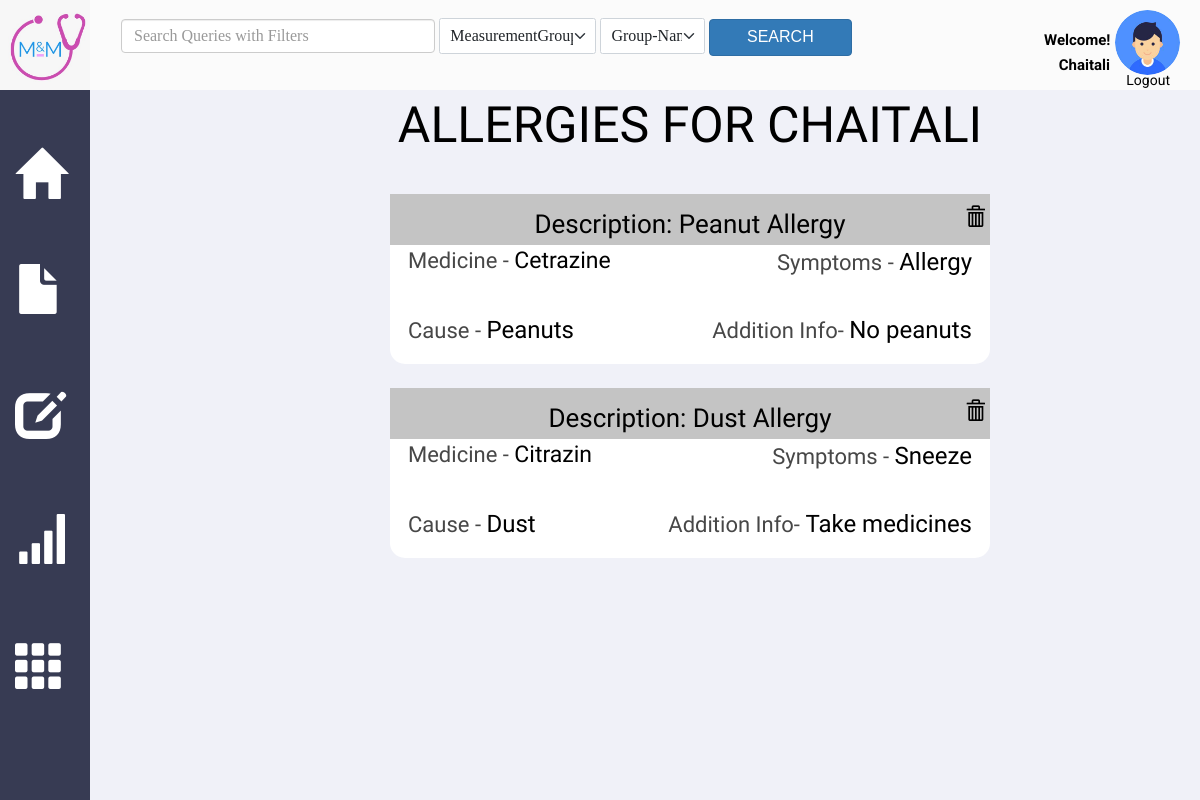
The app's page /allergy/view/ (signed in) with its own data.
### Allergies/models.py (models this page shows)
class Allergy(models.Model):
    description = models.CharField(max_length=200)
    cause = models.CharField(max_length=200)
    symptoms = models.TextField(max_length=200)
    additional_notes = models.TextField(max_length=200)
    medicine = models.CharField(max_length=100) # models.ForeignKey()
    user = models.ForeignKey(User,on_delete=models.CASCADE)

### Allergies/views.py (the view)
# urls.py: path('view/', views.view_allergy, name='view_allergy'),
def view_allergy(request):
    allergy = Allergy.objects.filter(user=request.user)
    count = allergy.count()
    return render(request, "Allergies/view-allergy.html", {'allergy': allergy, 'count': count})

### Allergies/templates/Allergies/view-allergy.html (shortened to what this page needs)
{% extends 'base_page.html' %}
{% load static %}
{% block content %}
	<div class="v553_87">
		<div class="allergy_for">
			Allergies for {{user}}
		</div>
		{% for alr in allergy %}
		<div class="allergy_box">
			<div class="ww">
			</div>
			<span class="allergy_desc">
				Description: {{alr.description}}
				<a href="/allergy/delete/{{ alr.pk }}/" style="text-decoration: none; color: inherit;"
					onclick="return confirmation()">
					<span class="glyphicon glyphicon-trash" id="delete-icon"></span>
				</a>
			</span>
			<span class="allergy_medicine">
				<span class="medicine_label">
					Medicine -
				</span>
				<span class="medicine_name">
					{{alr.medicine}}
				</span>
			</span>
			<span class="allergy_symptom">
				<span class="symptom_label">
					Symptoms -
				</span>
				<span class="symptom_name">
					{{ alr.symptoms }}
				</span>
			</span>
			<span class="allergy_cause">
				<span class="cause_label">
					Cause -
				</span>
				<span class="cause_name">
					{{ alr.cause }}
				</span>
			</span>
			<span class="allergy_info">
				<span class="info_label">
					Addition Info-
				</span>
				<span class="info_name">
					{{alr.additional_notes}}
				</span>
			</span>
		</div>
		{% endfor %}
	</div>
{% endblock %}

### UserProfile/templates/base_page.html (shortened to what this page needs)
{% load static %}
<!DOCTYPE html>
<html>
    <head>
        <link href="{% static 'css/base_page.css' %}" rel="stylesheet" />
        <link href="{% static 'css/medicines_main.css' %}" rel="stylesheet" />
        <link href="{% static 'css/show_med.css' %}" rel="stylesheet"/>
        <link href="{% static 'css/dashboard1.css' %}" rel="stylesheet" />
        <link href="{% static 'css/allergy_form.css' %}" rel="stylesheet" />
        <link href="{% static 'css/allergy_main.css' %}" rel="stylesheet"/>
        <link href="{% static 'css/report_view.css' %}" rel="stylesheet" />
        <link href="{% static 'css/report_form.css' %}" rel="stylesheet" />
        <link href="{% static 'css/record_view.css' %}" rel="stylesheet" />
        <link href="{% static 'css/record_form.css' %}" rel="stylesheet" />
        <link href="{% static 'css/measurement.css' %}" rel="stylesheet" />
        <link href="{% static 'css/measurement_group_form.css' %}" rel="stylesheet" />
        <link href="{% static 'css/medicine_form.css' %}" rel="stylesheet" />
        <link href="{% static 'css/chart.css' %}" rel="stylesheet" />
        <link href="{% static 'css/blog.css' %}" rel="stylesheet" />
        <link rel="stylesheet" href="https://maxcdn.bootstrapcdn.com/bootstrap/3.3.7/css/bootstrap.min.css">
        <link href="{% static 'css/add_files.css' %}" rel="stylesheet" />
        <link href="{% static 'css/view_record.css' %}" rel="stylesheet" />
        <link href="{% static 'css/view_allergy.css' %}" rel="stylesheet" />
        <link href="{% static 'css/view_report.css' %}" rel="stylesheet" />
        <link href="https://cdn.jsdelivr.net/npm/bootstrap@5.0.0/dist/css/bootstrap.min.css" rel="stylesheet">
        <link rel="stylesheet" href="https://maxcdn.bootstrapcdn.com/bootstrap/3.3.7/css/bootstrap.min.css">
        <link rel="stylesheet" href="https://maxcdn.bootstrapcdn.com/bootstrap/3.4.0/css/bootstrap.min.css">
        <link rel="stylesheet" href="https://maxcdn.bootstrapcdn.com/bootstrap/3.4.0/css/bootstrap.min.css">
    </head>
    <body>
        <div class="v414_65">
            <div class= "upper_bar">
            <div class="search_form">
            <nav class="navbar navbar-expand-lg navbar-light bg-transparent" >
              <div class="container-fluid">
                  <div class="collapse navbar-collapse" id="navbarSupportedContent">
                  <form action="{% url 'search' %}" method="GET">
                    <input type="text" class="form-control" style="max-width: 30%; font-family: Georgia; font-size: 2vh;" name="search-query" id="search-query" placeholder="Search Queries with Filters">
                    <select class="form-select form-select-lg mb-3" style="font-family: Georgia; font-size: 2vh; max-width: 15%; display: inline;" id="search-for" onchange="setAttributesForModel()" name="search-for">
                        <option value="MeasurementGroup">MeasurementGroup</option>
                    </select>
                    <select class="form-select form-select-lg mb-3" style="font-family: Georgia; font-size: 2vh; max-width: 10%; display: inline;" id="search-by" name="search-by" onchange="setPlaceholders()">
                        <option class="attributes MeasurementGroup" value="Group-Name">Group-Name</option>
                    </select>
                    <button class="btn btn-primary" type="submit" onclick="btnclicked()" style="font-family: Helvetica; font-size: 2vh; max-width: 142.5px; display: inline;">Search</button>
                  </form>
                </div>
              </div>
            </nav>
        </div>
            </div>
            <div class="v414_66"></div>
                <a class="glyphicon glyphicon-home" href="/dashboard" id= "icon0" title="Dashboard"> </a>
                <a class="glyphicon glyphicon-file" href="/record/add" id= "icon1" title="Add Record"> </a>
                <a class="glyphicon glyphicon-edit" href="/report/add" id="icon2" title="Add Report"></a>
                <a class="glyphicon glyphicon-signal" href="/measure/add-measurement/" id="icon3" title="Add Measurements"></a>
                <a class="glyphicon glyphicon-th" href="/medicine/" id="icon4" title="Your Medicines"></a>
            <div class="v414_71">
                {% block content %}
                {% endblock content%}
            </div>
            <a class="v414_73" href="/dashboard"></a>
            </div>
            <div class="v414_88">
            </div>
                            <span class="v414_90">Welcome!</span>
                {% if user.is_authenticated %}
                <span class="name"> <span class="v414_89">{{user}}</span></span>
                    <span class="v277_74">
                    <a class="" style = " font-weight: Medium ; color: black; font-family: "Roboto" ; font-size: 14px" href="/logout">Logout</a>
                    </span>
                {% else %}
                    <span class="v277_74">
                    <a class="" style = " font-weight: Medium ; color: black; font-family: "Roboto" ; font-size: 14px" href="/login">Login</a>
                    </span>
                {% endif %}
    </body>
</html>

### static/css/base_page.css (style rules this page uses)
* { box-sizing: border-box; }
body { font-size: 14px; background: rgba(255,255,255,1); }
.search_form { margin-left: 90px; margin-top: 12px; min-width: 750px; }
.upper_bar { background: rgb(251 251 251); width: 100%; height: 100px; position: absolute; }
.v414_65 { width: 100%; height: 100%; background: rgb(240,242,249); opacity: 1; position: absolute; top: 0px; left: 0px; overflow: hidden; }
.v414_66 { width: 90px; height: 100%; background: rgba(55,59,83,1); opacity: 1; position: absolute; top: 90px; left: 0px; overflow: hidden; }
.name { color: #fff; width: 100%; }
.v414_71 { width: 100%; height: 100%; background: #F0F2F9; opacity: 1; position: absolute; top: 90px; left: 90px; overflow: scroll; margin-bottom: 90px; margin-right: 90px; }
.v414_73 { width: 80px; height: 70px; background: url("../images/logo.png"); background-repeat: no-repeat; background-position: center center; background-size: cover; opacity: 1; position: absolute; top: 12px; left: 8px; overflow: hidden; }
.v414_88 { width: 65px; height: 65px; background: url("../images/avatar.jpg"); background-repeat: no-repeat; background-size: cover; opacity: 1; position: absolute; top: 10px; right: 20px; border-radius: 50%; }
.v414_89 { width: 100%; color: rgba(0,0,0,1); position: absolute; top: 55px; right: 90px; font-family: Roboto; font-weight: bold; font-size: 15px; opacity: 1; text-align: right; }
.v414_90 { width: 101px; color: rgba(0,0,0,1); position: absolute; top: 30px; right: 55px; font-family: Roboto; font-weight: bold; font-size: 15px; opacity: 1; }
.name { color: #fff; }
.v277_74 { width: 100%; color: rgba(0,0,0,1); position: absolute; top: 70px; right: 30px; font-family: Roboto; font-weight: Medium; font-size: 14px; opacity: 1; text-align: right; }
#icon0 { width: 50px; color: rgba(255,255,255,1); position: absolute; top: 150px; left: 15px; font-size: 50px; opacity: 1; text-align: center; }
#icon1 { width: 50px; color: rgba(255,255,255,1); position: absolute; top: 265px; left: 15px; font-size: 50px; opacity: 1; text-align: center; }
#icon2 { width: 50px; color: rgba(255,255,255,1); position: absolute; top: 390px; left: 15px; font-size: 50px; opacity: 1; text-align: center; }
#icon3 { width: 50px; color: rgba(255,255,255,1); position: absolute; top: 515px; left: 15px; font-size: 50px; opacity: 1; text-align: center; }
#icon4 { width: 50px; color: rgba(255,255,255,1); position: absolute; top: 640px; left: 15px; font-size: 50px; opacity: 1; text-align: center; }

### static/css/medicines_main.css (style rules this page uses)
* { box-sizing: border-box; }
body { font-size: 14px; }

### static/css/show_med.css (style rules this page uses)
* { box-sizing: border-box; }
body { font-size: 14px; }
.v553_87 { width: 100%; height: 100%; background: rgba(240,241,248,1); opacity: ; position: absolute; top: -90px; left: 0px; overflow-y:scroll; overflow-x: hidden; }

### static/css/dashboard1.css (style rules this page uses)
* { box-sizing: border-box; }
body { font-size: 14px; }

### static/css/allergy_form.css (style rules this page uses)
* { box-sizing: border-box; }
body { font-size: 14px; }

### static/css/allergy_main.css (style rules this page uses)
* { box-sizing: border-box; }
body { font-size: 14px; }

### static/css/report_view.css (style rules this page uses)
* { box-sizing: border-box; }
body { font-size: 14px; background: #F0F2F9; }

### static/css/report_form.css (style rules this page uses)
* { box-sizing: border-box; }
body { font-size: 14px; }

### static/css/record_view.css (style rules this page uses)
* { box-sizing: border-box; }
body { font-size: 14px; }
#delete-icon { position: absolute; right: 5px; font-size: 20px; opacity: 1; text-align: center; }

### static/css/record_form.css (style rules this page uses)
* { box-sizing: border-box; }
body { font-size: 14px; }

### static/css/measurement.css (style rules this page uses)
* { box-sizing: border-box; }
body { font-size: 14px; }

### static/css/measurement_group_form.css (style rules this page uses)
* { box-sizing: border-box; }
body { font-size: 14px; }

### static/css/medicine_form.css (style rules this page uses)
* { box-sizing: border-box; }
body { font-size: 14px; }

### static/css/blog.css (style rules this page uses)
*, *::before, *::after { box-sizing: border-box; }
html { background-color: #ecf9ff; }
body { color: #272727; font-family: 'Quicksand', serif; font-style: normal; font-weight: 400; letter-spacing: 0; padding: 2rem; }
.btn { color: #ffffff; padding: 0.8rem; font-size: 14px; text-transform: uppercase; border-radius: 4px; font-weight: 400; display: block; width: 100%; cursor: pointer; border: 1px solid rgba(255, 255, 255, 0.2); background: transparent; }

### static/css/add_files.css (style rules this page uses)
* { box-sizing: border-box; }
body { font-size: 14px; }

### static/css/view_record.css (style rules this page uses)
* { box-sizing: border-box; }
body { font-size: 14px; }

### static/css/view_report.css (style rules this page uses)
* { box-sizing: border-box; }
body { font-size: 14px; }

### records on screen
Allergy: description "Peanut Allergy", medicine "Cetrazine", symptoms "Allergy", cause "Peanuts", additional_notes "No peanuts"
Allergy: description "Dust Allergy", medicine "Citrazin", symptoms "Sneeze", cause "Dust", additional_notes "Take medicines"

### other values on screen
{{ user }} "CHAITALI"
{{ user }} "Chaitali"
